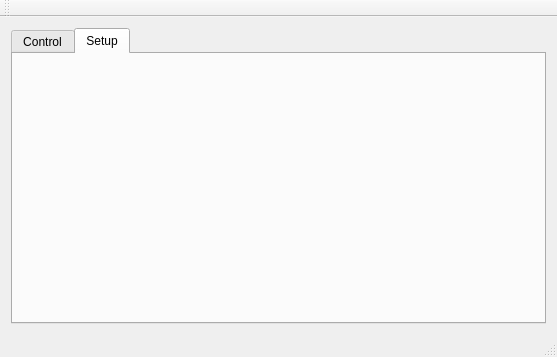
<?xml version="1.0" encoding="UTF-8"?>
<ui version="4.0">
 <class>MainView</class>
 <widget class="QMainWindow" name="MainView">
  <property name="geometry">
   <rect>
    <x>0</x>
    <y>0</y>
    <width>557</width>
    <height>357</height>
   </rect>
  </property>
  <property name="windowTitle">
   <string>Virtual Front Panel - Gating Controller</string>
  </property>
  <property name="windowIcon">
   <iconset resource="../vfpresources.qrc">
    <normaloff>:/root/Images/Syncor48.png</normaloff>:/root/Images/Syncor48.png</iconset>
  </property>
  <widget class="QWidget" name="centralWidget">
   <layout class="QHBoxLayout" name="horizontalLayout">
    <item>
     <widget class="QTabWidget" name="tabMainView">
      <property name="focusPolicy">
       <enum>Qt::WheelFocus</enum>
      </property>
      <property name="currentIndex">
       <number>1</number>
      </property>
      <widget class="QWidget" name="tabControl">
       <attribute name="icon">
        <iconset resource="../vfpresources.qrc">
         <normaloff>:/root/Images/ControlPadW.png</normaloff>:/root/Images/ControlPadW.png</iconset>
       </attribute>
       <attribute name="title">
        <string>Control</string>
       </attribute>
      </widget>
      <widget class="QWidget" name="tabSetup">
       <attribute name="icon">
        <iconset resource="../vfpresources.qrc">
         <normaloff>:/root/Images/Setup.png</normaloff>:/root/Images/Setup.png</iconset>
       </attribute>
       <attribute name="title">
        <string>Setup</string>
       </attribute>
       <layout class="QVBoxLayout" name="verticalLayout_2">
        <item>
         <layout class="QVBoxLayout" name="loSetupTab"/>
        </item>
       </layout>
      </widget>
     </widget>
    </item>
   </layout>
  </widget>
  <widget class="QMenuBar" name="menuBar">
   <property name="geometry">
    <rect>
     <x>0</x>
     <y>0</y>
     <width>557</width>
     <height>21</height>
    </rect>
   </property>
  </widget>
  <widget class="QToolBar" name="mainToolBar">
   <attribute name="toolBarArea">
    <enum>TopToolBarArea</enum>
   </attribute>
   <attribute name="toolBarBreak">
    <bool>false</bool>
   </attribute>
  </widget>
  <widget class="QStatusBar" name="statusBar"/>
 </widget>
 <layoutdefault spacing="6" margin="11"/>
 <resources>
  <include location="../vfpresources.qrc"/>
 </resources>
 <connections/>
</ui>
